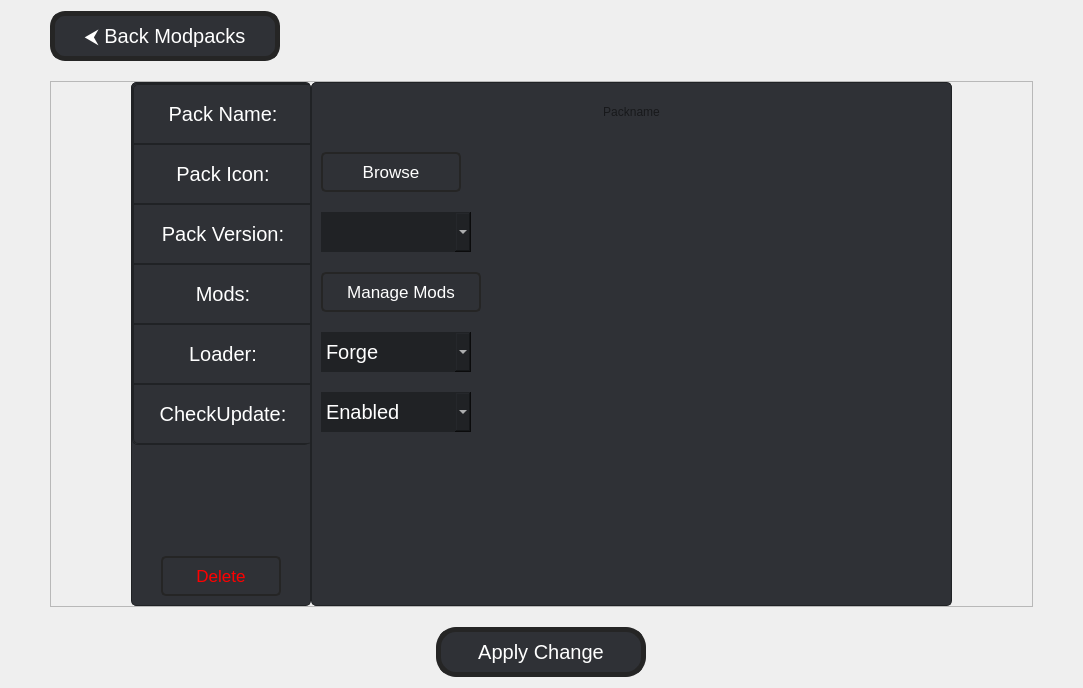
         <widget class="QWidget" name="scrollAreaWidgetContents_8">
          <property name="geometry">
           <rect>
            <x>0</x>
            <y>0</y>
            <width>1083</width>
            <height>688</height>
           </rect>
          </property>
          <layout class="QVBoxLayout" name="verticalLayout_38">
           <property name="spacing">
            <number>20</number>
           </property>
           <property name="leftMargin">
            <number>50</number>
           </property>
           <property name="rightMargin">
            <number>50</number>
           </property>
           <item>
            <widget class="QPushButton" name="backModpack_2">
             <property name="sizePolicy">
              <sizepolicy hsizetype="Preferred" vsizetype="Preferred">
               <horstretch>0</horstretch>
               <verstretch>0</verstretch>
              </sizepolicy>
             </property>
             <property name="minimumSize">
              <size>
               <width>230</width>
               <height>50</height>
              </size>
             </property>
             <property name="maximumSize">
              <size>
               <width>230</width>
               <height>50</height>
              </size>
             </property>
             <property name="cursor">
              <cursorShape>PointingHandCursor</cursorShape>
             </property>
             <property name="styleSheet">
              <string notr="true">QPushButton {
background-color: rgb(47, 49, 54);
border:5px solid rgb(37, 37, 37);
border-radius:15px;
color:white;
font:15pt;
}
QPushButton:hover {
background-color:rgb(37, 37, 37);

}</string>
             </property>
             <property name="text">
              <string>⮜ Back Modpacks</string>
             </property>
            </widget>
           </item>
           <item>
            <widget class="QFrame" name="mainFrame">
             <property name="frameShape">
              <enum>QFrame::StyledPanel</enum>
             </property>
             <property name="frameShadow">
              <enum>QFrame::Raised</enum>
             </property>
             <layout class="QHBoxLayout" name="horizontalLayout_22">
              <property name="spacing">
               <number>0</number>
              </property>
              <property name="leftMargin">
               <number>80</number>
              </property>
              <property name="topMargin">
               <number>0</number>
              </property>
              <property name="rightMargin">
               <number>80</number>
              </property>
              <property name="bottomMargin">
               <number>0</number>
              </property>
              <item>
               <widget class="QFrame" name="frame_38">
                <property name="minimumSize">
                 <size>
                  <width>180</width>
                  <height>450</height>
                 </size>
                </property>
                <property name="maximumSize">
                 <size>
                  <width>180</width>
                  <height>16777215</height>
                 </size>
                </property>
                <property name="styleSheet">
                 <string notr="true">background-color:rgb(47, 49, 54);
border-radius:5px;
border:1px solid rgb(32, 34, 37);</string>
                </property>
                <property name="frameShape">
                 <enum>QFrame::StyledPanel</enum>
                </property>
                <property name="frameShadow">
                 <enum>QFrame::Raised</enum>
                </property>
                <layout class="QVBoxLayout" name="verticalLayout_33">
                 <property name="leftMargin">
                  <number>0</number>
                 </property>
                 <property name="topMargin">
                  <number>0</number>
                 </property>
                 <property name="rightMargin">
                  <number>0</number>
                 </property>
                 <item alignment="Qt::AlignTop">
                  <widget class="QFrame" name="frame_39">
                   <property name="frameShape">
                    <enum>QFrame::StyledPanel</enum>
                   </property>
                   <property name="frameShadow">
                    <enum>QFrame::Raised</enum>
                   </property>
                   <layout class="QVBoxLayout" name="verticalLayout_34">
                    <property name="spacing">
                     <number>0</number>
                    </property>
                    <property name="leftMargin">
                     <number>0</number>
                    </property>
                    <property name="topMargin">
                     <number>0</number>
                    </property>
                    <property name="rightMargin">
                     <number>0</number>
                    </property>
                    <property name="bottomMargin">
                     <number>0</number>
                    </property>
                    <item>
                     <widget class="QLabel" name="label_21">
                      <property name="minimumSize">
                       <size>
                        <width>180</width>
                        <height>60</height>
                       </size>
                      </property>
                      <property name="maximumSize">
                       <size>
                        <width>180</width>
                        <height>60</height>
                       </size>
                      </property>
                      <property name="toolTip">
                       <string>Your modpack name.</string>
                      </property>
                      <property name="styleSheet">
                       <string notr="true">font:20px;
color:white;

border-top-left-radius:5px;
border-top-right-radius:5px;
border-bottom-left-radius:0px;
border-bottom-right-radius:0px;</string>
                      </property>
                      <property name="text">
                       <string>Pack Name:</string>
                      </property>
                      <property name="alignment">
                       <set>Qt::AlignCenter</set>
                      </property>
                     </widget>
                    </item>
                    <item>
                     <widget class="QLabel" name="label_25">
                      <property name="minimumSize">
                       <size>
                        <width>180</width>
                        <height>60</height>
                       </size>
                      </property>
                      <property name="maximumSize">
                       <size>
                        <width>180</width>
                        <height>60</height>
                       </size>
                      </property>
                      <property name="toolTip">
                       <string>A banner for your modpack</string>
                      </property>
                      <property name="styleSheet">
                       <string notr="true">font:20px;
color:white;
border-radius:0px;</string>
                      </property>
                      <property name="text">
                       <string>Pack Icon:</string>
                      </property>
                      <property name="alignment">
                       <set>Qt::AlignCenter</set>
                      </property>
                     </widget>
                    </item>
                    <item>
                     <widget class="QLabel" name="label_23">
                      <property name="minimumSize">
                       <size>
                        <width>180</width>
                        <height>60</height>
                       </size>
                      </property>
                      <property name="maximumSize">
                       <size>
                        <width>180</width>
                        <height>60</height>
                       </size>
                      </property>
                      <property name="toolTip">
                       <string>Minecraft version for your modpack.</string>
                      </property>
                      <property name="styleSheet">
                       <string notr="true">font:20px;
color:white;
border-radius:0px;</string>
                      </property>
                      <property name="text">
                       <string>Pack Version:</string>
                      </property>
                      <property name="alignment">
                       <set>Qt::AlignCenter</set>
                      </property>
                     </widget>
                    </item>
                    <item>
                     <widget class="QLabel" name="label_27">
                      <property name="minimumSize">
                       <size>
                        <width>180</width>
                        <height>60</height>
                       </size>
                      </property>
                      <property name="maximumSize">
                       <size>
                        <width>180</width>
                        <height>60</height>
                       </size>
                      </property>
                      <property name="toolTip">
                       <string>Install or uninstall mods in your modpack.</string>
                      </property>
                      <property name="styleSheet">
                       <string notr="true">font:20px;
color:white;
border-radius:0px;</string>
                      </property>
                      <property name="text">
                       <string>Mods:</string>
                      </property>
                      <property name="alignment">
                       <set>Qt::AlignCenter</set>
                      </property>
                     </widget>
                    </item>
                    <item>
                     <widget class="QLabel" name="label_30">
                      <property name="minimumSize">
                       <size>
                        <width>180</width>
                        <height>60</height>
                       </size>
                      </property>
                      <property name="maximumSize">
                       <size>
                        <width>180</width>
                        <height>60</height>
                       </size>
                      </property>
                      <property name="toolTip">
                       <string>Loader use to launch the game.</string>
                      </property>
                      <property name="styleSheet">
                       <string notr="true">font:20px;
color:white;
border-radius:0px;</string>
                      </property>
                      <property name="text">
                       <string>Loader:</string>
                      </property>
                      <property name="alignment">
                       <set>Qt::AlignCenter</set>
                      </property>
                     </widget>
                    </item>
                    <item>
                     <widget class="QLabel" name="label_29">
                      <property name="minimumSize">
                       <size>
                        <width>180</width>
                        <height>60</height>
                       </size>
                      </property>
                      <property name="maximumSize">
                       <size>
                        <width>180</width>
                        <height>60</height>
                       </size>
                      </property>
                      <property name="toolTip">
                       <string>Check whether mods are installed or update available.
Disable this will launch game faster.</string>
                      </property>
                      <property name="styleSheet">
                       <string notr="true">font:20px;
color:white;
border-top-left-radius:0px;
border-top-right-radius:0px;
border-bottom-left-radius:5px;
border-bottom-right-radius:5px;</string>
                      </property>
                      <property name="text">
                       <string>CheckUpdate:</string>
                      </property>
                      <property name="alignment">
                       <set>Qt::AlignCenter</set>
                      </property>
                     </widget>
                    </item>
                   </layout>
                  </widget>
                 </item>
                 <item alignment="Qt::AlignHCenter">
                  <widget class="QPushButton" name="deleteModpack">
                   <property name="sizePolicy">
                    <sizepolicy hsizetype="Preferred" vsizetype="Preferred">
                     <horstretch>0</horstretch>
                     <verstretch>0</verstretch>
                    </sizepolicy>
                   </property>
                   <property name="minimumSize">
                    <size>
                     <width>120</width>
                     <height>40</height>
                    </size>
                   </property>
                   <property name="maximumSize">
                    <size>
                     <width>120</width>
                     <height>40</height>
                    </size>
                   </property>
                   <property name="cursor">
                    <cursorShape>PointingHandCursor</cursorShape>
                   </property>
                   <property name="styleSheet">
                    <string notr="true">QPushButton {
background-color: rgb(47, 49, 54);
border:2px solid rgb(37, 37, 37);
border-radius:5px;
color:red;
font:13pt;
}
QPushButton:hover {
background-color:rgb(37, 37, 37);

}</string>
                   </property>
                   <property name="text">
                    <string>Delete</string>
                   </property>
                  </widget>
                 </item>
                </layout>
               </widget>
              </item>
              <item>
               <widget class="QFrame" name="frame_40">
                <property name="minimumSize">
                 <size>
                  <width>310</width>
                  <height>0</height>
                 </size>
                </property>
                <property name="maximumSize">
                 <size>
                  <width>16777215</width>
                  <height>16777215</height>
                 </size>
                </property>
                <property name="styleSheet">
                 <string notr="true">background-color:rgb(47, 49, 54);
border-radius:5px;
border:1px solid rgb(32, 34, 37);</string>
                </property>
                <property name="frameShape">
                 <enum>QFrame::StyledPanel</enum>
                </property>
                <property name="frameShadow">
                 <enum>QFrame::Raised</enum>
                </property>
                <layout class="QVBoxLayout" name="verticalLayout_35">
                 <item alignment="Qt::AlignTop">
                  <widget class="QFrame" name="frame_41">
                   <property name="styleSheet">
                    <string notr="true">border:none;</string>
                   </property>
                   <property name="frameShape">
                    <enum>QFrame::StyledPanel</enum>
                   </property>
                   <property name="frameShadow">
                    <enum>QFrame::Raised</enum>
                   </property>
                   <layout class="QVBoxLayout" name="verticalLayout_36">
                    <property name="spacing">
                     <number>20</number>
                    </property>
                    <property name="leftMargin">
                     <number>0</number>
                    </property>
                    <property name="topMargin">
                     <number>0</number>
                    </property>
                    <property name="rightMargin">
                     <number>0</number>
                    </property>
                    <item>
                     <widget class="QLineEdit" name="configModpackName">
                      <property name="sizePolicy">
                       <sizepolicy hsizetype="Preferred" vsizetype="Preferred">
                        <horstretch>0</horstretch>
                        <verstretch>0</verstretch>
                       </sizepolicy>
                      </property>
                      <property name="minimumSize">
                       <size>
                        <width>200</width>
                        <height>40</height>
                       </size>
                      </property>
                      <property name="maximumSize">
                       <size>
                        <width>16777215</width>
                        <height>40</height>
                       </size>
                      </property>
                      <property name="styleSheet">
                       <string notr="true">background-color:rgb(38, 38, 38);
border-radius:5px;
color:white;
font:12pt;
QLineEdit[text=\\]{
	color: gray;
};</string>
                      </property>
                      <property name="text">
                       <string/>
                      </property>
                      <property name="maxLength">
                       <number>255</number>
                      </property>
                      <property name="alignment">
                       <set>Qt::AlignCenter</set>
                      </property>
                      <property name="placeholderText">
                       <string>Packname</string>
                      </property>
                     </widget>
                    </item>
                    <item alignment="Qt::AlignLeft">
                     <widget class="QFrame" name="frame_42">
                      <property name="styleSheet">
                       <string notr="true">border:none;</string>
                      </property>
                      <property name="frameShape">
                       <enum>QFrame::StyledPanel</enum>
                      </property>
                      <property name="frameShadow">
                       <enum>QFrame::Raised</enum>
                      </property>
                      <layout class="QHBoxLayout" name="horizontalLayout_23">
                       <property name="leftMargin">
                        <number>0</number>
                       </property>
                       <property name="topMargin">
                        <number>0</number>
                       </property>
                       <property name="rightMargin">
                        <number>0</number>
                       </property>
                       <property name="bottomMargin">
                        <number>0</number>
                       </property>
                       <item>
                        <widget class="QPushButton" name="browseIconBtn_2">
                         <property name="sizePolicy">
                          <sizepolicy hsizetype="Preferred" vsizetype="Preferred">
                           <horstretch>0</horstretch>
                           <verstretch>0</verstretch>
                          </sizepolicy>
                         </property>
                         <property name="minimumSize">
                          <size>
                           <width>140</width>
                           <height>40</height>
                          </size>
                         </property>
                         <property name="maximumSize">
                          <size>
                           <width>140</width>
                           <height>40</height>
                          </size>
                         </property>
                         <property name="cursor">
                          <cursorShape>PointingHandCursor</cursorShape>
                         </property>
                         <property name="styleSheet">
                          <string notr="true">QPushButton {
background-color: rgb(47, 49, 54);
border:2px solid rgb(37, 37, 37);
border-radius:5px;
color:white;
font:13pt;
}
QPushButton:hover {
background-color:rgb(37, 37, 37);

}</string>
                         </property>
                         <property name="text">
                          <string>Browse</string>
                         </property>
                        </widget>
                       </item>
                       <item>
                        <widget class="QPushButton" name="removeIconBtn_2">
                         <property name="sizePolicy">
                          <sizepolicy hsizetype="Preferred" vsizetype="Preferred">
                           <horstretch>0</horstretch>
                           <verstretch>0</verstretch>
                          </sizepolicy>
                         </property>
                         <property name="minimumSize">
                          <size>
                           <width>20</width>
                           <height>20</height>
                          </size>
                         </property>
                         <property name="maximumSize">
                          <size>
                           <width>20</width>
                           <height>20</height>
                          </size>
                         </property>
                         <property name="cursor">
                          <cursorShape>PointingHandCursor</cursorShape>
                         </property>
                         <property name="styleSheet">
                          <string notr="true">border:none;</string>
                         </property>
                         <property name="text">
                          <string/>
                         </property>
                         <property name="icon">
                          <iconset resource="../qtrf.qrc">
                           <normaloff>:/icon/assets/feather-icons/x-circle.png</normaloff>:/icon/assets/feather-icons/x-circle.png</iconset>
                         </property>
                         <property name="iconSize">
                          <size>
                           <width>20</width>
                           <height>20</height>
                          </size>
                         </property>
                        </widget>
                       </item>
                      </layout>
                     </widget>
                    </item>
                    <item alignment="Qt::AlignLeft">
                     <widget class="QComboBox" name="configModpackVersion">
                      <property name="sizePolicy">
                       <sizepolicy hsizetype="Preferred" vsizetype="Preferred">
                        <horstretch>0</horstretch>
                        <verstretch>0</verstretch>
                       </sizepolicy>
                      </property>
                      <property name="minimumSize">
                       <size>
                        <width>150</width>
                        <height>40</height>
                       </size>
                      </property>
                      <property name="maximumSize">
                       <size>
                        <width>150</width>
                        <height>40</height>
                       </size>
                      </property>
                      <property name="cursor">
                       <cursorShape>PointingHandCursor</cursorShape>
                      </property>
                      <property name="layoutDirection">
                       <enum>Qt::LeftToRight</enum>
                      </property>
                      <property name="styleSheet">
                       <string notr="true">font:20px;
color:white;
background-color:rgb(32, 34, 37);
border-radius:0;
</string>
                      </property>
                      <property name="maxVisibleItems">
                       <number>5</number>
                      </property>
                     </widget>
                    </item>
                    <item alignment="Qt::AlignLeft">
                     <widget class="QPushButton" name="configMods">
                      <property name="sizePolicy">
                       <sizepolicy hsizetype="Preferred" vsizetype="Preferred">
                        <horstretch>0</horstretch>
                        <verstretch>0</verstretch>
                       </sizepolicy>
                      </property>
                      <property name="minimumSize">
                       <size>
                        <width>160</width>
                        <height>40</height>
                       </size>
                      </property>
                      <property name="maximumSize">
                       <size>
                        <width>160</width>
                        <height>40</height>
                       </size>
                      </property>
                      <property name="cursor">
                       <cursorShape>PointingHandCursor</cursorShape>
                      </property>
                      <property name="styleSheet">
                       <string notr="true">QPushButton {
background-color: rgb(47, 49, 54);
border:2px solid rgb(37, 37, 37);
border-radius:5px;
color:white;
font:13pt;
}
QPushButton:hover {
background-color:rgb(37, 37, 37);

}</string>
                      </property>
                      <property name="text">
                       <string>Manage Mods</string>
                      </property>
                     </widget>
                    </item>
                    <item>
                     <widget class="QComboBox" name="configModpackLoader">
                      <property name="sizePolicy">
                       <sizepolicy hsizetype="Preferred" vsizetype="Preferred">
                        <horstretch>0</horstretch>
                        <verstretch>0</verstretch>
                       </sizepolicy>
                      </property>
                      <property name="minimumSize">
                       <size>
                        <width>150</width>
                        <height>40</height>
                       </size>
                      </property>
                      <property name="maximumSize">
                       <size>
                        <width>150</width>
                        <height>40</height>
                       </size>
                      </property>
                      <property name="cursor">
                       <cursorShape>PointingHandCursor</cursorShape>
                      </property>
                      <property name="layoutDirection">
                       <enum>Qt::LeftToRight</enum>
                      </property>
                      <property name="styleSheet">
                       <string notr="true">font:20px;
color:white;
background-color:rgb(32, 34, 37);
border-radius:0;
</string>
                      </property>
                      <property name="maxVisibleItems">
                       <number>5</number>
                      </property>
                      <item>
                       <property name="text">
                        <string>Forge</string>
                       </property>
                      </item>
                      <item>
                       <property name="text">
                        <string>Fabric</string>
                       </property>
                      </item>
                     </widget>
                    </item>
                    <item alignment="Qt::AlignLeft">
                     <widget class="QComboBox" name="configModpackUpdate">
                      <property name="sizePolicy">
                       <sizepolicy hsizetype="Preferred" vsizetype="Preferred">
                        <horstretch>0</horstretch>
                        <verstretch>0</verstretch>
                       </sizepolicy>
                      </property>
                      <property name="minimumSize">
                       <size>
                        <width>150</width>
                        <height>40</height>
                       </size>
                      </property>
                      <property name="maximumSize">
                       <size>
                        <width>150</width>
                        <height>40</height>
                       </size>
                      </property>
                      <property name="cursor">
                       <cursorShape>PointingHandCursor</cursorShape>
                      </property>
                      <property name="layoutDirection">
                       <enum>Qt::LeftToRight</enum>
                      </property>
                      <property name="styleSheet">
                       <string notr="true">font:20px;
color:white;
background-color:rgb(32, 34, 37);
border-radius:0;
</string>
                      </property>
                      <property name="maxVisibleItems">
                       <number>5</number>
                      </property>
                      <item>
                       <property name="text">
                        <string>Enabled</string>
                       </property>
                      </item>
                      <item>
                       <property name="text">
                        <string>Disabled</string>
                       </property>
                      </item>
                     </widget>
                    </item>
                   </layout>
                  </widget>
                 </item>
                 <item alignment="Qt::AlignRight">
                  <widget class="QPushButton" name="modpackFolder">
                   <property name="cursor">
                    <cursorShape>PointingHandCursor</cursorShape>
                   </property>
                   <property name="styleSheet">
                    <string notr="true">border:none;
background-color:none;
outline:none</string>
                   </property>
                   <property name="text">
                    <string/>
                   </property>
                   <property name="icon">
                    <iconset resource="../qtrf.qrc">
                     <normaloff>:/icon/assets/icon/folderico.png</normaloff>:/icon/assets/icon/folderico.png</iconset>
                   </property>
                   <property name="iconSize">
                    <size>
                     <width>50</width>
                     <height>50</height>
                    </size>
                   </property>
                  </widget>
                 </item>
                </layout>
               </widget>
              </item>
             </layout>
            </widget>
           </item>
           <item alignment="Qt::AlignHCenter">
            <widget class="QPushButton" name="applyConfig">
             <property name="sizePolicy">
              <sizepolicy hsizetype="Preferred" vsizetype="Preferred">
               <horstretch>0</horstretch>
               <verstretch>0</verstretch>
              </sizepolicy>
             </property>
             <property name="minimumSize">
              <size>
               <width>210</width>
               <height>50</height>
              </size>
             </property>
             <property name="maximumSize">
              <size>
               <width>210</width>
               <height>50</height>
              </size>
             </property>
             <property name="cursor">
              <cursorShape>PointingHandCursor</cursorShape>
             </property>
             <property name="styleSheet">
              <string notr="true">QPushButton {
background-color: rgb(47, 49, 54);
border:5px solid rgb(37, 37, 37);
border-radius:20px;
color:white;
font:15pt;
}
QPushButton:hover {
background-color:rgb(37, 37, 37);

}</string>
             </property>
             <property name="text">
              <string>Apply Change</string>
             </property>
            </widget>
           </item>
          </layout>
         </widget>
